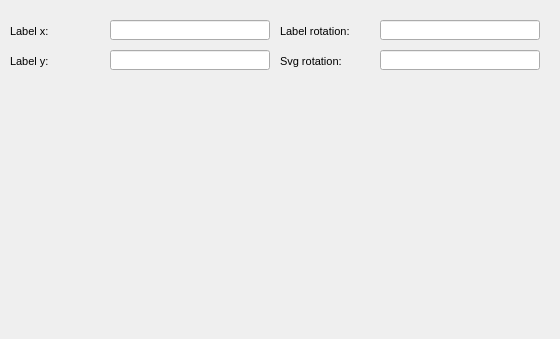
     <widget class="QWidget" name="page_14">
      <property name="geometry">
       <rect>
        <x>0</x>
        <y>0</y>
        <width>560</width>
        <height>339</height>
       </rect>
      </property>
      <attribute name="label">
       <string>Feature graphic design</string>
      </attribute>
      <widget class="QLineEdit" name="source_label_x">
       <property name="geometry">
        <rect>
         <x>110</x>
         <y>20</y>
         <width>160</width>
         <height>20</height>
        </rect>
       </property>
       <property name="text">
        <string/>
       </property>
      </widget>
      <widget class="QLineEdit" name="source_label_y">
       <property name="geometry">
        <rect>
         <x>110</x>
         <y>50</y>
         <width>160</width>
         <height>20</height>
        </rect>
       </property>
       <property name="text">
        <string/>
       </property>
      </widget>
      <widget class="QLineEdit" name="source_rotation">
       <property name="geometry">
        <rect>
         <x>380</x>
         <y>50</y>
         <width>160</width>
         <height>20</height>
        </rect>
       </property>
       <property name="text">
        <string/>
       </property>
      </widget>
      <widget class="QLineEdit" name="source_label_rotation">
       <property name="geometry">
        <rect>
         <x>380</x>
         <y>20</y>
         <width>160</width>
         <height>20</height>
        </rect>
       </property>
       <property name="text">
        <string/>
       </property>
      </widget>
      <widget class="QLabel" name="label_source_label_x">
       <property name="geometry">
        <rect>
         <x>10</x>
         <y>20</y>
         <width>90</width>
         <height>22</height>
        </rect>
       </property>
       <property name="font">
        <font>
         <pointsize>8</pointsize>
        </font>
       </property>
       <property name="frameShape">
        <enum>QFrame::NoFrame</enum>
       </property>
       <property name="frameShadow">
        <enum>QFrame::Plain</enum>
       </property>
       <property name="text">
        <string>Label x:</string>
       </property>
       <property name="textFormat">
        <enum>Qt::AutoText</enum>
       </property>
       <property name="scaledContents">
        <bool>false</bool>
       </property>
       <property name="alignment">
        <set>Qt::AlignLeading|Qt::AlignLeft|Qt::AlignVCenter</set>
       </property>
       <property name="margin">
        <number>3</number>
       </property>
      </widget>
      <widget class="QLabel" name="label_source_label_y">
       <property name="geometry">
        <rect>
         <x>10</x>
         <y>50</y>
         <width>90</width>
         <height>22</height>
        </rect>
       </property>
       <property name="font">
        <font>
         <pointsize>8</pointsize>
        </font>
       </property>
       <property name="frameShape">
        <enum>QFrame::NoFrame</enum>
       </property>
       <property name="frameShadow">
        <enum>QFrame::Plain</enum>
       </property>
       <property name="text">
        <string>Label y:</string>
       </property>
       <property name="textFormat">
        <enum>Qt::AutoText</enum>
       </property>
       <property name="scaledContents">
        <bool>false</bool>
       </property>
       <property name="alignment">
        <set>Qt::AlignLeading|Qt::AlignLeft|Qt::AlignVCenter</set>
       </property>
       <property name="margin">
        <number>3</number>
       </property>
      </widget>
      <widget class="QLabel" name="label_source_label_rotation">
       <property name="geometry">
        <rect>
         <x>280</x>
         <y>20</y>
         <width>90</width>
         <height>22</height>
        </rect>
       </property>
       <property name="font">
        <font>
         <pointsize>8</pointsize>
        </font>
       </property>
       <property name="frameShape">
        <enum>QFrame::NoFrame</enum>
       </property>
       <property name="frameShadow">
        <enum>QFrame::Plain</enum>
       </property>
       <property name="text">
        <string>Label rotation:</string>
       </property>
       <property name="textFormat">
        <enum>Qt::AutoText</enum>
       </property>
       <property name="scaledContents">
        <bool>false</bool>
       </property>
       <property name="alignment">
        <set>Qt::AlignLeading|Qt::AlignLeft|Qt::AlignVCenter</set>
       </property>
       <property name="margin">
        <number>3</number>
       </property>
      </widget>
      <widget class="QLabel" name="label_source_rotation">
       <property name="geometry">
        <rect>
         <x>280</x>
         <y>50</y>
         <width>90</width>
         <height>22</height>
        </rect>
       </property>
       <property name="font">
        <font>
         <pointsize>8</pointsize>
        </font>
       </property>
       <property name="frameShape">
        <enum>QFrame::NoFrame</enum>
       </property>
       <property name="frameShadow">
        <enum>QFrame::Plain</enum>
       </property>
       <property name="text">
        <string>Svg rotation:</string>
       </property>
       <property name="textFormat">
        <enum>Qt::AutoText</enum>
       </property>
       <property name="scaledContents">
        <bool>false</bool>
       </property>
       <property name="alignment">
        <set>Qt::AlignLeading|Qt::AlignLeft|Qt::AlignVCenter</set>
       </property>
       <property name="margin">
        <number>3</number>
       </property>
      </widget>
     </widget>
